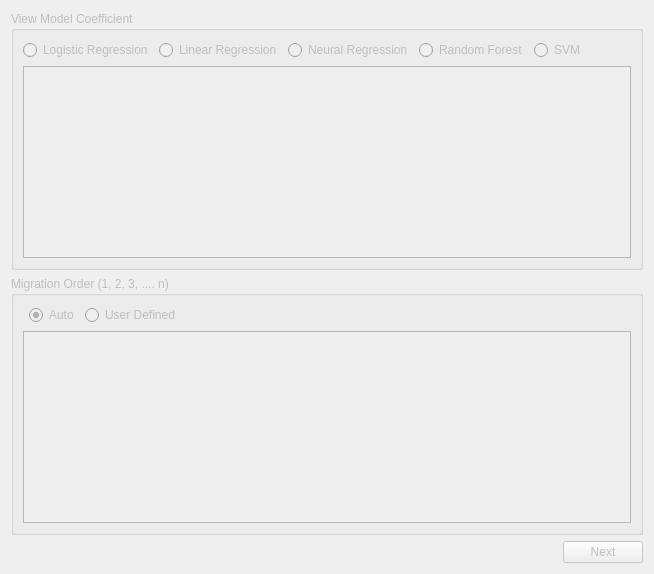
        <widget class="QWidget" name="tabModelAnalysis">
         <attribute name="title">
          <string>Model Analysis</string>
         </attribute>
         <layout class="QGridLayout" name="gridLayout_26">
          <item row="0" column="0" colspan="2">
           <widget class="QGroupBox" name="gbViewModelCoefficient_ModelAnalysis">
            <property name="enabled">
             <bool>false</bool>
            </property>
            <property name="minimumSize">
             <size>
              <width>4</width>
              <height>3</height>
             </size>
            </property>
            <property name="title">
             <string>View Model Coefficient</string>
            </property>
            <layout class="QGridLayout" name="gridLayout_4">
             <item row="0" column="5">
              <spacer name="horizontalSpacer_9">
               <property name="orientation">
                <enum>Qt::Horizontal</enum>
               </property>
               <property name="sizeHint" stdset="0">
                <size>
                 <width>40</width>
                 <height>20</height>
                </size>
               </property>
              </spacer>
             </item>
             <item row="0" column="0">
              <widget class="QRadioButton" name="rbLogisiticRegression_ModelAnalysisViewModelCoeeffcient">
               <property name="text">
                <string>Logistic Regression</string>
               </property>
              </widget>
             </item>
             <item row="0" column="2">
              <widget class="QRadioButton" name="rbNeuralRegression_ModelAnalysisViewModelCoeeffcient">
               <property name="text">
                <string>Neural Regression</string>
               </property>
              </widget>
             </item>
             <item row="1" column="0" colspan="6">
              <widget class="QTableWidget" name="twViewModelCoefficint_ModelAnalysis"/>
             </item>
             <item row="0" column="3">
              <widget class="QRadioButton" name="rbRandomForest_ModelAnalysisViewModelCoeeffcient">
               <property name="text">
                <string>Random Forest</string>
               </property>
              </widget>
             </item>
             <item row="0" column="1">
              <widget class="QRadioButton" name="rbLinearRegression_ModelAnalysisViewModelCoeeffcient">
               <property name="text">
                <string>Linear Regression</string>
               </property>
              </widget>
             </item>
             <item row="0" column="4">
              <widget class="QRadioButton" name="rbSVM_ModelAnalysisViewModelCoeeffcient">
               <property name="text">
                <string>SVM</string>
               </property>
              </widget>
             </item>
            </layout>
           </widget>
          </item>
          <item row="2" column="0">
           <spacer name="horizontalSpacer_6">
            <property name="orientation">
             <enum>Qt::Horizontal</enum>
            </property>
            <property name="sizeHint" stdset="0">
             <size>
              <width>40</width>
              <height>20</height>
             </size>
            </property>
           </spacer>
          </item>
          <item row="2" column="1">
           <widget class="QPushButton" name="pbNext_ModelAnalysis">
            <property name="enabled">
             <bool>false</bool>
            </property>
            <property name="text">
             <string>Next</string>
            </property>
           </widget>
          </item>
          <item row="1" column="0" colspan="2">
           <widget class="QGroupBox" name="gbMigrationOrder_ModelAnalysis">
            <property name="enabled">
             <bool>false</bool>
            </property>
            <property name="title">
             <string>Migration Order (1, 2, 3, .... n)</string>
            </property>
            <layout class="QGridLayout" name="gridLayout_25">
             <item row="0" column="3">
              <spacer name="horizontalSpacer_12">
               <property name="orientation">
                <enum>Qt::Horizontal</enum>
               </property>
               <property name="sizeHint" stdset="0">
                <size>
                 <width>40</width>
                 <height>20</height>
                </size>
               </property>
              </spacer>
             </item>
             <item row="1" column="0" colspan="4">
              <widget class="QTableWidget" name="twMigrationOrder_ModelAnalysis"/>
             </item>
             <item row="0" column="2">
              <widget class="QRadioButton" name="rbUserDefined_ModelAnalysisMigrationOrder">
               <property name="text">
                <string>User Defined</string>
               </property>
              </widget>
             </item>
             <item row="0" column="1">
              <widget class="QRadioButton" name="rbAuto_ModelAnalysisMigrationOrder">
               <property name="text">
                <string>Auto</string>
               </property>
               <property name="checked">
                <bool>true</bool>
               </property>
              </widget>
             </item>
            </layout>
           </widget>
          </item>
         </layout>
         <zorder>gbMigrationOrder_ModelAnalysis</zorder>
         <zorder>gbViewModelCoefficient_ModelAnalysis</zorder>
         <zorder>horizontalSpacer_6</zorder>
         <zorder>pbNext_ModelAnalysis</zorder>
        </widget>
